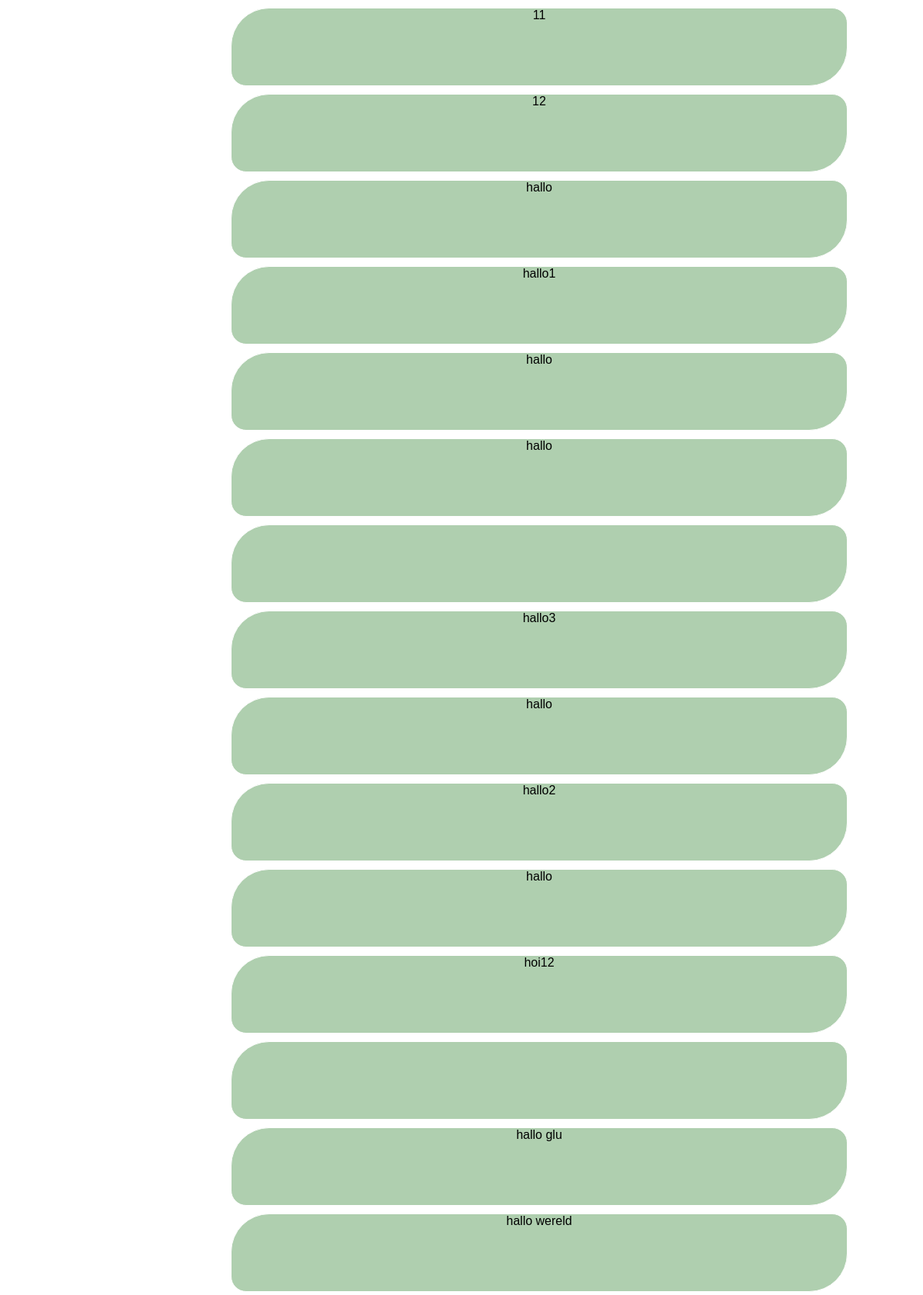
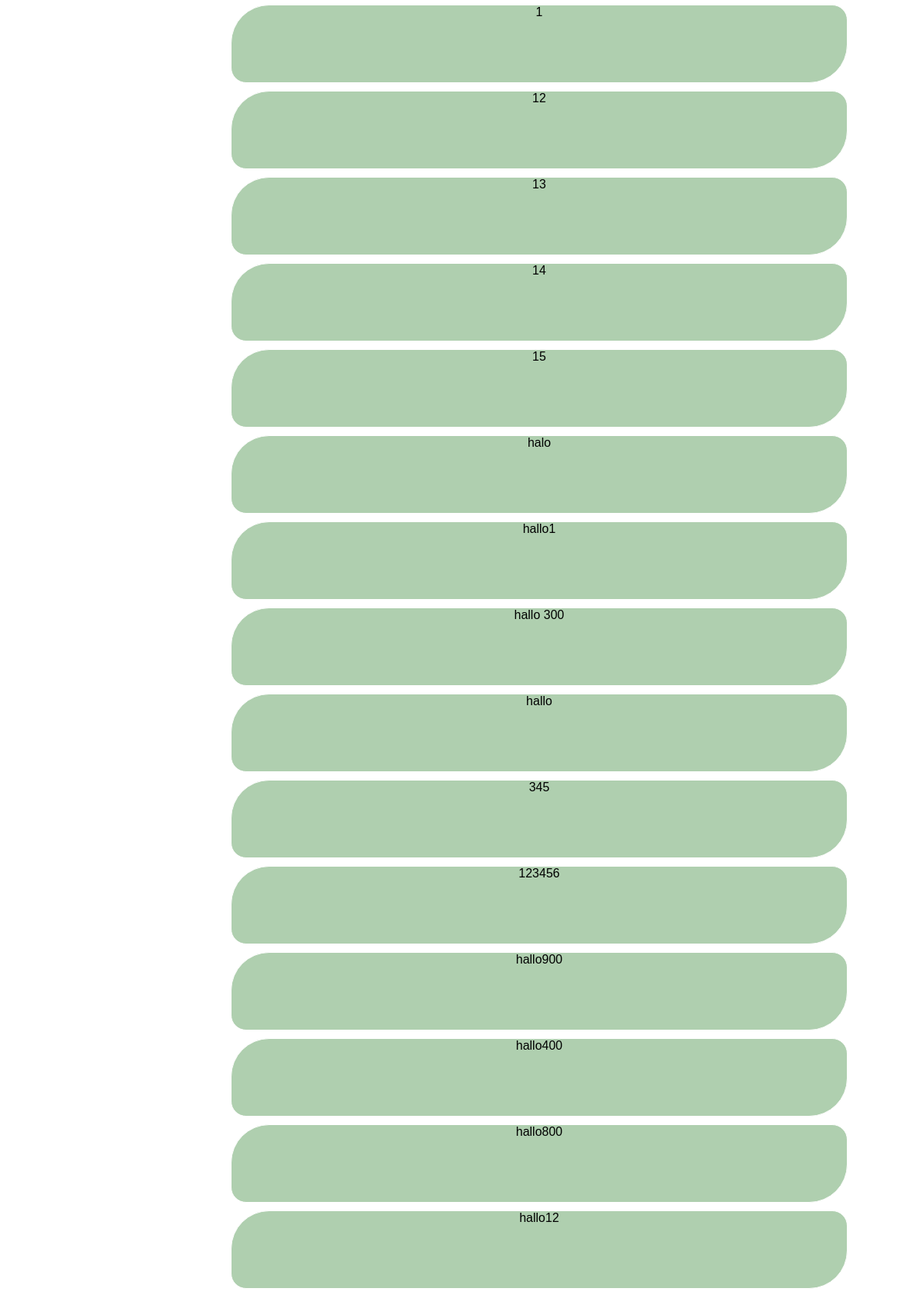
Screenshot of /query.php (upper part) with the database file from the repository (2 pictures, top to bottom).
### tables this page shows
CREATE TABLE `bericht` (
  `id` int(11) DEFAULT NULL,
  `bericht` text NOT NULL
);

### query.php (the view, shortened to what this page needs)
<?php
$db_user = "root";
$db_pass = "";
$db_name = "eyecatcher";
$db = new PDO('mysql:host=localhost;dbname='.$db_name, $db_user, $db_pass);
$query = $db->prepare("SELECT * FROM bericht");
$query->execute();
while($result=$query->fetch(PDO::FETCH_ASSOC)){
	print '<div class="chat">';
	print $result['bericht'];
	print '</div>';
}
?>
<!DOCTYPE html>
<html lang="en">
  <head>
    <link rel="stylesheet" href="css/style.css">
  </head>
  <body>
  </body>
</html>

### css/style.css (style rules this page uses)
body { margin:0 auto; font-family: Arial, Helvetica, sans-serif; }
.chat { background-color: #afcfaf; width: 800px; height: 100px; border: 1px solid white; border-radius: 50px 20px; text-align: center; margin-left: 300px; margin-top: 10px; }

### rows the page displays
bericht: bericht "11"
bericht: bericht "12"
bericht: bericht "hallo"
bericht: bericht "hallo1"
bericht: bericht "hallo"
bericht: bericht "hallo"
bericht: bericht "hallo3"
bericht: bericht "hallo"
bericht: bericht "hallo2"
bericht: bericht "hallo"
bericht: bericht "hoi12"
bericht: bericht "hallo glu"
bericht: bericht "hallo wereld"
bericht: bericht "1"
bericht: bericht "12"
bericht: bericht "13"
bericht: bericht "14"
bericht: bericht "15"
bericht: bericht "halo"
bericht: bericht "hallo1"
bericht: bericht "hallo 300"
bericht: bericht "hallo"
bericht: bericht "345"
bericht: bericht "123456"
bericht: bericht "hallo900"
bericht: bericht "hallo400"
bericht: bericht "hallo800"
bericht: bericht "hallo12"
